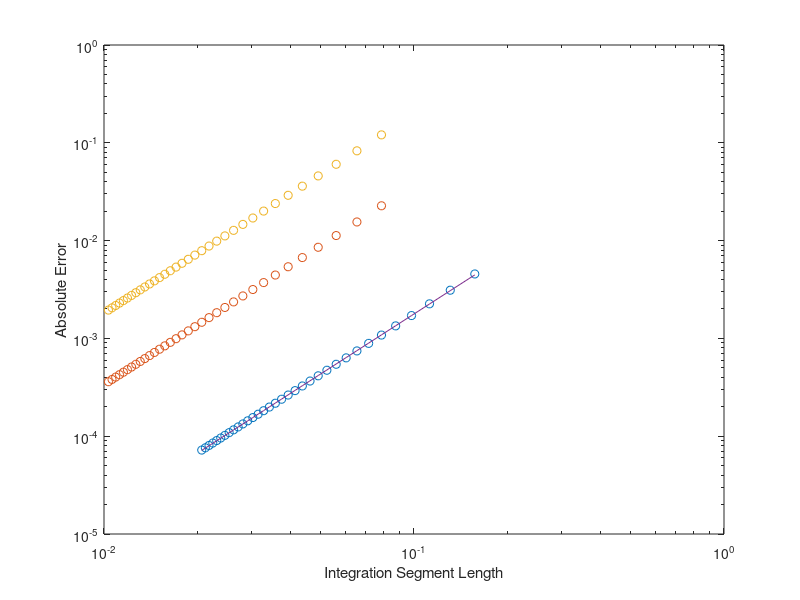

MATLAB code to generate this figure:
function [trap,simp,booles] = TEAM34PS08Q1()

% Numerically integrates sin(x) from [0,pi]
% Computes for composite trapezoidal rule, Simpson's 1/3 rule, and Boole's
% rule
% Divides into N subintervals from 20 to 152 in increments of 4



% Call with @sin

i = 0;  % Iteration counter for setting up plotting
trap = zeros(34,3);  % Column 1 is spacing, 2 is value, 3 is error
simp = trap;
booles = trap;
sub_ints = zeros(34,1);

for N = 20 : 4 : 152    % Evaluate integral at each N value
    i = i + 1;
    sub_ints(i,1) = N;    % Number of subintervals
    steps = linspace(0,pi,N);
    trap(i,2) = trapz(steps,sin(steps));
    simp(i,2) = Simpson(@sin,steps);
    booles(i,2) = Boole(@sin,steps);
end

trap(:,1) = pi ./ sub_ints(:,1);
simp(:,1) = pi ./ (2*sub_ints(:,1));   % Spacing
booles(:,1) = pi ./ (2*sub_ints(:,1));

trap(:,3) = abs(2-trap(:,2));
simp(:,3) = abs(2-simp(:,2));         % Error
booles(:,3) = abs(2-booles(:,2));


% To get least squares fits, take log of both sides

traplog = zeros(34,2);
traplog(:,1) = log(trap(:,1));
traplog(:,2) = log(trap(:,3));

simplog = zeros(34,2);
simplog(:,1) = log(simp(:,1));
simplog(:,2) = log(simp(:,3));

booleslog = zeros(34,2);
booleslog(:,1) = log(booles(:,1));
booleslog(:,2) = log(booles(:,3));

% Now perform least squares on transformed variables

trapfit = polyfit(traplog(:,1),traplog(:,2),1);
simpfit = polyfit(simplog(:,1),simplog(:,2),1);
boolesfit = polyfit(booleslog(:,1),booleslog(:,2),1);

% Back substitute

trapfitnew = [exp(trapfit(1)), trapfit(2)];
simpfitnew = [exp(simpfit(1)), simpfit(2)];
boolesfitnew = [exp(boolesfit(1)), boolesfit(2)];

% Evaluate least squares polynomials

%trapvals = trapfitnew(2).*trap(:,1).^trapfitnew(1);
trapvals = exp(trapfit(2)).*trap(:,1).^trapfit(1);

%trapvals = polyval(trapfitnew,trap(:,1));
%simpvals = polyval(simpfitnew,simp(:,1));
%boolesvals = polyval(boolesfitnew,booles(:,1));




close all
figure
loglog(trap(:,1),trap(:,3),'o')
hold on
loglog(simp(:,1),simp(:,3),'o')
loglog(booles(:,1),booles(:,3),'o')

%plot least squares too
plot(trap(:,1),trapvals)
%plot(simp(:,1),simpvals)
%plot(booles(:,1),boolesvals)

%legend('Trapezoidal','Simpsons','Booles')
xlabel('Integration Segment Length')
ylabel('Absolute Error')
hold off




function I = Simpson(f,steps)
    % Numerically integrates using Simpson's rule
    % Inputs function f and a vector of sub-intervals steps
    
    % initialize
    sum_even = 0;
    sum_odd = 0;
    N = length(steps)-1;  % Difference in indices
    
    for k = 3 : 2 : N-1
       sum_even = sum_even + f(steps(k));        
    end
    
    for k = 2 : 2 : N
        sum_odd = sum_odd + f(steps(k));
    end
    
    I = (steps(N+1) - steps(1))*(f(steps(1)) + 4*sum_odd + 2*sum_even + ...
        f(steps(N+1)))/(3*N);

end



function I = Boole(f,steps)
    % Numerically integrates using Boole's rule
    % Inputs function f and a vector of sub-intervals steps

    
    I = 0;               % initialize
    
    for k = 1 : 4 : length(steps)-4
        I = I + (steps(k+4) - steps(k)) * (7*f(steps(k)) + ...
            32*f(steps(k+1)) + 12*f(steps(k+2)) + ...
            32*f(steps(k+3)) + 7*f(steps(k+4)))/90;
    end
    
    
    
end


end
